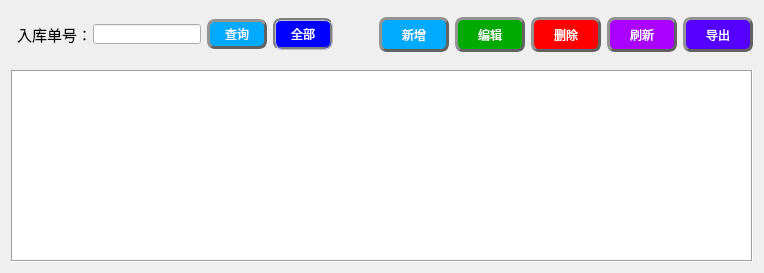
     <widget class="QWidget" name="tab_3">
      <attribute name="icon">
       <iconset resource="../res/resources.qrc">
        <normaloff>:/icons/s2.png</normaloff>:/icons/s2.png</iconset>
      </attribute>
      <attribute name="title">
       <string/>
      </attribute>
      <layout class="QGridLayout" name="gridLayout_3">
       <item row="1" column="1">
        <layout class="QHBoxLayout" name="horizontalLayout_3">
         <item>
          <widget class="QLabel" name="label">
           <property name="maximumSize">
            <size>
             <width>70</width>
             <height>40</height>
            </size>
           </property>
           <property name="font">
            <font>
             <family>黑体</family>
             <pointsize>11</pointsize>
             <weight>9</weight>
             <italic>false</italic>
             <bold>false</bold>
            </font>
           </property>
           <property name="styleSheet">
            <string notr="true">
font: 75 11pt &quot;黑体&quot;;</string>
           </property>
           <property name="text">
            <string>入库单号：</string>
           </property>
          </widget>
         </item>
         <item>
          <widget class="QLineEdit" name="lineEdit">
           <property name="maximumSize">
            <size>
             <width>134</width>
             <height>20</height>
            </size>
           </property>
          </widget>
         </item>
         <item>
          <widget class="QPushButton" name="pushButton_7">
           <property name="minimumSize">
            <size>
             <width>60</width>
             <height>30</height>
            </size>
           </property>
           <property name="maximumSize">
            <size>
             <width>75</width>
             <height>16777215</height>
            </size>
           </property>
           <property name="cursor">
            <cursorShape>ArrowCursor</cursorShape>
           </property>
           <property name="styleSheet">
            <string notr="true">QPushButton{
font: 75 10pt &quot;微软雅黑&quot;;
color:rgb(255, 255, 255);
background-color: rgb(0, 170, 255);
border-radius: 8px;
border: 3px groove rgb(98, 98, 98);
border-style: outset;
}
QPushButton:pressed{
border-style: inset;
}
QPushButton:hover{
background-color:rgb(255, 170, 0);
}

</string>
           </property>
           <property name="text">
            <string>查询</string>
           </property>
           <property name="icon">
            <iconset>
             <normalon>:/icons/timg (1).jpg</normalon>
            </iconset>
           </property>
          </widget>
         </item>
         <item>
          <widget class="QPushButton" name="pushButton_13">
           <property name="minimumSize">
            <size>
             <width>60</width>
             <height>32</height>
            </size>
           </property>
           <property name="maximumSize">
            <size>
             <width>75</width>
             <height>16777215</height>
            </size>
           </property>
           <property name="styleSheet">
            <string notr="true">QPushButton{ 
font: 75 10pt &quot;微软雅黑&quot;;
color:rgb(255, 255, 255);
background-color: rgb(0, 0, 255);
border-radius: 8px;
border-style: outset;
border: 3px groove gray;
}
QPushButton:hover{
background-color:rgb(255, 170, 0);
}
QPushButton:pressed{
border-style: inset;
}
</string>
           </property>
           <property name="text">
            <string>全部</string>
           </property>
          </widget>
         </item>
         <item>
          <spacer name="horizontalSpacer">
           <property name="orientation">
            <enum>Qt::Horizontal</enum>
           </property>
           <property name="sizeHint" stdset="0">
            <size>
             <width>40</width>
             <height>20</height>
            </size>
           </property>
          </spacer>
         </item>
        </layout>
       </item>
       <item row="0" column="0" rowspan="4">
        <layout class="QVBoxLayout" name="verticalLayout_2">
         <property name="spacing">
          <number>3</number>
         </property>
        </layout>
       </item>
       <item row="1" column="2" colspan="2">
        <layout class="QHBoxLayout" name="horizontalLayout_5">
         <item>
          <widget class="QPushButton" name="pushButton_8">
           <property name="minimumSize">
            <size>
             <width>70</width>
             <height>35</height>
            </size>
           </property>
           <property name="styleSheet">
            <string notr="true">QPushButton{
font: 75 12pt &quot;微软雅黑&quot;;
color:rgb(255, 255, 255);
background-color: rgb(0, 170, 255);
border-radius: 8px;
border: 3px groove rgb(98, 98, 98);
border-style: outset;
}
QPushButton:pressed{
border-style: inset;
}
QPushButton:hover{
background-color:rgb(255, 170, 0);
}

</string>
           </property>
           <property name="text">
            <string>新增</string>
           </property>
           <property name="icon">
            <iconset>
             <disabledoff>:/qt 图标/新增.jpg</disabledoff>
            </iconset>
           </property>
          </widget>
         </item>
         <item>
          <widget class="QPushButton" name="pushButton_11">
           <property name="minimumSize">
            <size>
             <width>70</width>
             <height>35</height>
            </size>
           </property>
           <property name="styleSheet">
            <string notr="true">QPushButton{
font: 75 12pt &quot;微软雅黑&quot;;
color:rgb(255, 255, 255);
background-color: rgb(0, 170, 0);
border-radius: 8px;
border: 3px groove rgb(98, 98, 98);
border-style: outset;
}
QPushButton:pressed{
border-style: inset;
}
QPushButton:hover{
background-color:rgb(255, 170, 0);
}

</string>
           </property>
           <property name="text">
            <string>编辑</string>
           </property>
           <property name="icon">
            <iconset>
             <normalon>:/qt 图标/Customize.png</normalon>
            </iconset>
           </property>
          </widget>
         </item>
         <item>
          <widget class="QPushButton" name="pushButton_10">
           <property name="minimumSize">
            <size>
             <width>70</width>
             <height>35</height>
            </size>
           </property>
           <property name="styleSheet">
            <string notr="true">QPushButton{
font: 75 12pt &quot;微软雅黑&quot;;
color:rgb(255, 255, 255);
background-color:rgb(255, 0, 0);
border-radius: 8px;
border: 3px groove rgb(98, 98, 98);
border-style: outset;
}
QPushButton:pressed{
border-style: inset;
}
QPushButton:hover{
background-color:rgb(255, 170, 0);
}

</string>
           </property>
           <property name="text">
            <string>删除</string>
           </property>
           <property name="icon">
            <iconset>
             <normalon>:/qt 图标/删除图标.jpg</normalon>
            </iconset>
           </property>
          </widget>
         </item>
         <item>
          <widget class="QPushButton" name="pushButton_9">
           <property name="minimumSize">
            <size>
             <width>70</width>
             <height>35</height>
            </size>
           </property>
           <property name="styleSheet">
            <string notr="true">QPushButton{
font: 75 12pt &quot;微软雅黑&quot;;
color:rgb(255, 255, 255);
background-color:rgb(170, 0, 255);
border-radius: 8px;
border: 3px groove rgb(98, 98, 98);
border-style: outset;
}
QPushButton:pressed{
border-style: inset;
}
QPushButton:hover{
background-color:rgb(255, 170, 0);
}

</string>
           </property>
           <property name="text">
            <string>刷新</string>
           </property>
           <property name="icon">
            <iconset>
             <normalon>:/icons/timg (3).jpg</normalon>
            </iconset>
           </property>
          </widget>
         </item>
         <item>
          <widget class="QPushButton" name="pushButton_12">
           <property name="minimumSize">
            <size>
             <width>70</width>
             <height>35</height>
            </size>
           </property>
           <property name="styleSheet">
            <string notr="true">QPushButton{
font: 75 12pt &quot;微软雅黑&quot;;
color:rgb(255, 255, 255);
background-color:rgb(85, 0, 255);
border-radius: 8px;
border: 3px groove rgb(98, 98, 98);
border-style: outset;
}
QPushButton:pressed{
border-style: inset;
}
QPushButton:hover{
background-color:rgb(255, 170, 0);
}

</string>
           </property>
           <property name="text">
            <string>导出</string>
           </property>
           <property name="icon">
            <iconset>
             <normalon>:/qt 图标/Downloads.png</normalon>
            </iconset>
           </property>
          </widget>
         </item>
        </layout>
       </item>
       <item row="4" column="0" colspan="4">
        <widget class="QTableView" name="tableView_2">
         <property name="enabled">
          <bool>true</bool>
         </property>
         <property name="font">
          <font>
           <family>微软雅黑</family>
           <pointsize>12</pointsize>
           <weight>9</weight>
           <italic>false</italic>
           <bold>false</bold>
          </font>
         </property>
         <property name="focusPolicy">
          <enum>Qt::WheelFocus</enum>
         </property>
         <property name="accessibleDescription">
          <string>&lt;html&gt;&lt;head/&gt;&lt;body&gt;&lt;p&gt;fgs gfg&lt;/p&gt;&lt;/body&gt;&lt;/html&gt;</string>
         </property>
         <property name="styleSheet">
          <string notr="true">selection-background-color: rgb(170, 0, 127);
font: 75 12pt &quot;微软雅黑&quot;;
border-image: url(:/cqupt.png);

</string>
         </property>
         <property name="frameShape">
          <enum>QFrame::Box</enum>
         </property>
         <property name="sortingEnabled">
          <bool>true</bool>
         </property>
         <property name="wordWrap">
          <bool>true</bool>
         </property>
        </widget>
       </item>
      </layout>
     </widget>
